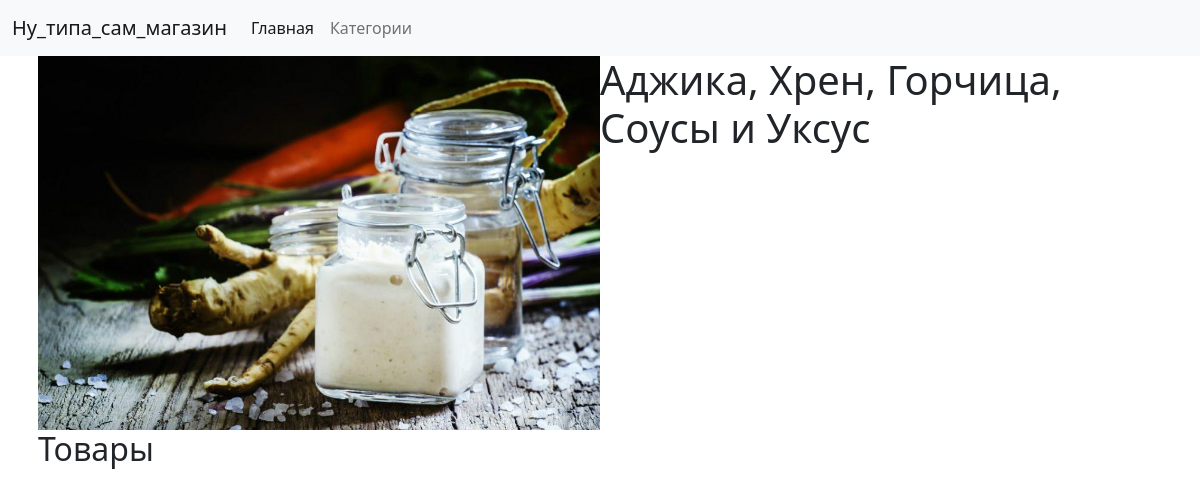
Page /category/category_2 on the committed database.
### main/models.py (models this page shows, shortened)
class Category(models.Model):
    title = models.CharField(max_length=150, verbose_name='Название категории')
    photo = models.ImageField(upload_to='category_photos/', verbose_name='Фото')
    is_published = models.BooleanField(default=True, verbose_name='Публикация')
    views = models.IntegerField(default=0, verbose_name='Просмотры')
    class Meta:
        verbose_name = "Категория"
        verbose_name_plural = "Категории"
        ordering = ['title']

### main/views.py (the view)
# urls.py: path('category/', categories, name='categories'),
def category(request, id):
    category = Category.objects.get(id=id)
    context = {'category': category}
    return render(request, 'main/category.html', context)

### main/templates/main/category.html (shortened to what this page needs)
{% extends "base.html" %}
{% load static %}
{% block for_connect_another %}<link rel="stylesheet" href="{% static 'main/css/caregory.css' %}">{% endblock%}
{% block content %}
<div class="category_title">
    <img src="{{ category.photo.url }}" alt="">
    <h1>{{category.title}}</h1>
</div>
<h2>Товары</h2>
{% endblock%}

### main/static/main/css/caregory.css (style rules this page uses)
.category_title { display: flex; flex-direction: row; flex-wrap: nowrap; }
.category_title img { width: 50%; }

### rows in the picture
Category: photo (picture), title "Аджика, Хрен, Горчица, Соусы и Уксус"
